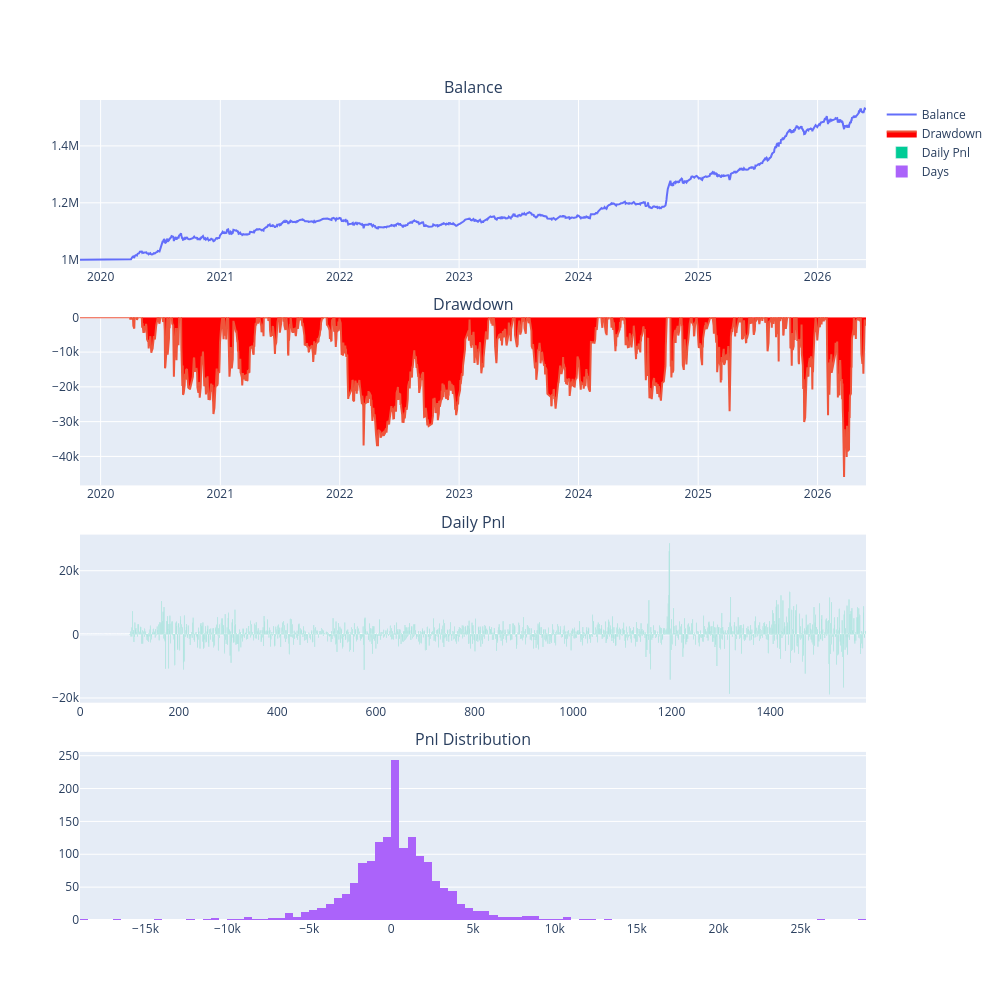

Notebook code for this chart:
### Code cell
import importlib
from datetime import datetime

from vnpy.trader.constant import Interval
from vnpy_portfoliostrategy.backtesting import BacktestingEngine

# 如果策略代码有修改，需要reload
from vnpy_portfoliostrategy.my_strategies import risk_parity_etf_strategy
importlib.reload(risk_parity_etf_strategy)
from vnpy_portfoliostrategy.my_strategies.risk_parity_etf_strategy import EnhancedRiskParityStrategy

# 更丰富的ETF组合
SYMBOLS = [
    # 股票（3只）
    "510300.SSE",   # 沪深300
    "510500.SSE",   # 中证500
    "159915.SZSE",  # 创业板
    
    # 债券（2只）
    "511010.SSE",   # 国债ETF
    "511260.SSE",   # 10年国债
    
    # 黄金和海外（2只）
    "518880.SSE",   # 黄金ETF
    "513100.SSE",   # 纳指ETF
]

def get_default_config(symbols):
    config = {"rates": {}, "slippages": {}, "sizes": {}, "priceticks": {}}
    for symbol in symbols:
        config["rates"][symbol] = 3/10000      # 手续费万分之三
        config["slippages"][symbol] = 0.001    # 滑点
        config["sizes"][symbol] = 1            # ⚠️ 改为1，ETF一份就是1股
        config["priceticks"][symbol] = 0.001   # 最小价格变动
    return config

engine = BacktestingEngine()
config = get_default_config(SYMBOLS)

engine.set_parameters(
    vt_symbols=SYMBOLS,
    interval=Interval.DAILY,
    start=datetime(2019, 1, 1),
    end=datetime(2026, 5, 29),
    rates=config["rates"],
    slippages=config["slippages"],
    sizes=config["sizes"],
    priceticks=config["priceticks"],
    capital=1_000_000,
)

setting = {
    # 调仓
    "rebalance_interval": 21,        # 21天（月度），降低交易频率

    # 动态权重
    "use_dynamic_weights": True,
    "volatility_lookback": 60,       # 60天，更稳定
    "target_portfolio_vol": 0.15,    # 15%目标波动率

    # 市场状态
    "use_market_regime": True,
    "ma_trend_lookback": 200,

    # 风险平价（关闭，使用波动率倒数）
    "use_risk_parity": True,
    "risk_parity_lookback": 30,
    "risk_parity_max_iter": 1000,
    "risk_parity_tolerance": 1e-6,
    
    "bullish_equity_multiplier" : 1.2,  # 牛市中股票权重倍数
    "bullish_bond_multiplier" : 0.8,  # 牛市中债券权重倍数
    "bearish_equity_multiplier" : 0.7,  # 熊市中股票权重倍数
    "bearish_gold_multiplier" : 1.4,  # 熊市中黄金权重倍数
    "bearish_bond_multiplier" : 1.1,  # 熊市中债券权重倍数

    # 仓位管理
    "max_position_pct": 0.70,        # 最大总仓位70%
    "min_position_pct": 0.30,        # 最小总仓位30%
    "single_etf_max_pct": 0.35,      # 单只ETF最大35%
    "use_full_capital": True,        # ⚠️ 添加这个参数（True=动态现金管理）
    
    # 风险控制
    "max_drawdown_stop": 0.20,       # 最大回撤止损20%
    "trailing_stop": 0.12,           # 移动止损12%（十天之内下跌12%）
    "stop_loss_days": 20,            # 止损后冷却20天
    "use_dynamic_stop": False,        # 启用动态止损
    "peak_multiplier": 0.6,          # 创新高后止损收紧倍数（三十天内创新高后，到达回撤max_drawdown_stop * peak_multiplier就止损）
    
    # 再平衡
    "rebalance_threshold": 0.10,     # 权重偏离10%调仓
    
    # 基础参数
    "price_add": 0.01,               # ⚠️ 添加滑点补偿
    "initial_capital": 1_000_000,    # ⚠️ 添加初始资金
    "commission_rate": 0.0003,       # ⚠️ 添加手续费率
}

# 运行回测
engine.add_strategy(EnhancedRiskParityStrategy, setting)
engine.load_data()
engine.run_backtesting()
df = engine.calculate_result()
engine.calculate_statistics()
engine.show_chart()

### Figure 1 — Plotly figure (JSON) as saved in the notebook; plotly's stock layout.template omitted (floating-point values rounded to 4 significant figures; data arrays with more than 128 entries replaced by an {"elided": "..."} marker saying what was removed)
{"data": [{"mode": "lines", "name": "Balance", "type": "scatter", "x": {"elided": "1595 str values"}, "xaxis": "x", "y": {"elided": "1595 float values"}, "yaxis": "y"}, {"fill": "tozeroy", "fillcolor": "red", "mode": "lines", "name": "Drawdown", "type": "scatter", "x": {"elided": "1595 str values"}, "xaxis": "x2", "y": {"elided": "1595 float values"}, "yaxis": "y2"}, {"name": "Daily Pnl", "type": "bar", "xaxis": "x3", "y": {"elided": "1595 float values"}, "yaxis": "y3"}, {"name": "Days", "nbinsx": 100, "type": "histogram", "x": {"elided": "1595 float values"}, "xaxis": "x4", "yaxis": "y4"}], "layout": {"annotations": [{"font": {"size": 16}, "showarrow": false, "text": "Balance", "x": 0.5, "xanchor": "center", "xref": "paper", "y": 1, "yanchor": "bottom", "yref": "paper"}, {"font": {"size": 16}, "showarrow": false, "text": "Drawdown", "x": 0.5, "xanchor": "center", "xref": "paper", "y": 0.735, "yanchor": "bottom", "yref": "paper"}, {"font": {"size": 16}, "showarrow": false, "text": "Daily Pnl", "x": 0.5, "xanchor": "center", "xref": "paper", "y": 0.47, "yanchor": "bottom", "yref": "paper"}, {"font": {"size": 16}, "showarrow": false, "text": "Pnl Distribution", "x": 0.5, "xanchor": "center", "xref": "paper", "y": 0.205, "yanchor": "bottom", "yref": "paper"}], "height": 1000, "width": 1000, "xaxis": {"anchor": "y", "domain": [0, 1]}, "xaxis2": {"anchor": "y2", "domain": [0, 1]}, "xaxis3": {"anchor": "y3", "domain": [0, 1]}, "xaxis4": {"anchor": "y4", "domain": [0, 1]}, "yaxis": {"anchor": "x", "domain": [0.795, 1]}, "yaxis2": {"anchor": "x2", "domain": [0.53, 0.735]}, "yaxis3": {"anchor": "x3", "domain": [0.265, 0.47]}, "yaxis4": {"anchor": "x4", "domain": [0, 0.205]}}}
